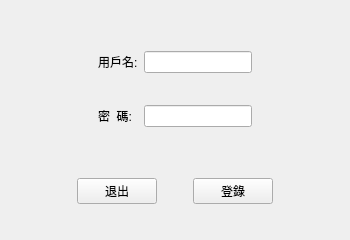
<?xml version="1.0" encoding="UTF-8"?>
<ui version="4.0">
 <class>MainWindow</class>
 <widget class="QMainWindow" name="MainWindow">
  <property name="geometry">
   <rect>
    <x>0</x>
    <y>0</y>
    <width>350</width>
    <height>240</height>
   </rect>
  </property>
  <property name="minimumSize">
   <size>
    <width>350</width>
    <height>240</height>
   </size>
  </property>
  <property name="maximumSize">
   <size>
    <width>350</width>
    <height>240</height>
   </size>
  </property>
  <property name="windowTitle">
   <string>登陸窗口</string>
  </property>
  <widget class="QWidget" name="centralwidget">
   <layout class="QVBoxLayout" name="verticalLayout">
    <item>
     <widget class="QWidget" name="widget_2" native="true">
      <layout class="QHBoxLayout" name="horizontalLayout_2">
       <property name="leftMargin">
        <number>0</number>
       </property>
       <property name="topMargin">
        <number>0</number>
       </property>
       <property name="rightMargin">
        <number>0</number>
       </property>
       <property name="bottomMargin">
        <number>0</number>
       </property>
       <item>
        <spacer name="horizontalSpacer_4">
         <property name="orientation">
          <enum>Qt::Horizontal</enum>
         </property>
         <property name="sizeHint" stdset="0">
          <size>
           <width>40</width>
           <height>20</height>
          </size>
         </property>
        </spacer>
       </item>
       <item>
        <widget class="QWidget" name="widget_4" native="true">
         <layout class="QFormLayout" name="formLayout">
          <item row="1" column="0">
           <widget class="QLabel" name="label">
            <property name="text">
             <string>用戶名:</string>
            </property>
           </widget>
          </item>
          <item row="1" column="1">
           <widget class="QLineEdit" name="lineEdit"/>
          </item>
          <item row="3" column="0">
           <widget class="QLabel" name="label_2">
            <property name="text">
             <string>密  碼:</string>
            </property>
           </widget>
          </item>
          <item row="3" column="1">
           <widget class="QLineEdit" name="lineEdit_2">
            <property name="echoMode">
             <enum>QLineEdit::Password</enum>
            </property>
           </widget>
          </item>
          <item row="2" column="1">
           <spacer name="verticalSpacer">
            <property name="orientation">
             <enum>Qt::Vertical</enum>
            </property>
            <property name="sizeType">
             <enum>QSizePolicy::Fixed</enum>
            </property>
            <property name="sizeHint" stdset="0">
             <size>
              <width>20</width>
              <height>20</height>
             </size>
            </property>
           </spacer>
          </item>
          <item row="4" column="1">
           <spacer name="verticalSpacer_3">
            <property name="orientation">
             <enum>Qt::Vertical</enum>
            </property>
            <property name="sizeType">
             <enum>QSizePolicy::Fixed</enum>
            </property>
            <property name="sizeHint" stdset="0">
             <size>
              <width>20</width>
              <height>30</height>
             </size>
            </property>
           </spacer>
          </item>
          <item row="0" column="1">
           <spacer name="verticalSpacer_2">
            <property name="orientation">
             <enum>Qt::Vertical</enum>
            </property>
            <property name="sizeHint" stdset="0">
             <size>
              <width>20</width>
              <height>40</height>
             </size>
            </property>
           </spacer>
          </item>
         </layout>
        </widget>
       </item>
       <item>
        <spacer name="horizontalSpacer_5">
         <property name="orientation">
          <enum>Qt::Horizontal</enum>
         </property>
         <property name="sizeHint" stdset="0">
          <size>
           <width>40</width>
           <height>20</height>
          </size>
         </property>
        </spacer>
       </item>
      </layout>
     </widget>
    </item>
    <item>
     <widget class="QWidget" name="widget_3" native="true">
      <layout class="QHBoxLayout" name="horizontalLayout_3">
       <property name="leftMargin">
        <number>0</number>
       </property>
       <property name="topMargin">
        <number>0</number>
       </property>
       <property name="rightMargin">
        <number>0</number>
       </property>
       <property name="bottomMargin">
        <number>0</number>
       </property>
       <item>
        <spacer name="horizontalSpacer">
         <property name="orientation">
          <enum>Qt::Horizontal</enum>
         </property>
         <property name="sizeHint" stdset="0">
          <size>
           <width>40</width>
           <height>20</height>
          </size>
         </property>
        </spacer>
       </item>
       <item>
        <widget class="QPushButton" name="pushButton_2">
         <property name="text">
          <string>退出</string>
         </property>
        </widget>
       </item>
       <item>
        <spacer name="horizontalSpacer_3">
         <property name="orientation">
          <enum>Qt::Horizontal</enum>
         </property>
         <property name="sizeType">
          <enum>QSizePolicy::Fixed</enum>
         </property>
         <property name="sizeHint" stdset="0">
          <size>
           <width>30</width>
           <height>20</height>
          </size>
         </property>
        </spacer>
       </item>
       <item>
        <widget class="QPushButton" name="pushButton">
         <property name="text">
          <string>登錄</string>
         </property>
        </widget>
       </item>
       <item>
        <spacer name="horizontalSpacer_2">
         <property name="orientation">
          <enum>Qt::Horizontal</enum>
         </property>
         <property name="sizeHint" stdset="0">
          <size>
           <width>40</width>
           <height>20</height>
          </size>
         </property>
        </spacer>
       </item>
      </layout>
     </widget>
    </item>
    <item>
     <spacer name="verticalSpacer_4">
      <property name="orientation">
       <enum>Qt::Vertical</enum>
      </property>
      <property name="sizeHint" stdset="0">
       <size>
        <width>30</width>
        <height>40</height>
       </size>
      </property>
     </spacer>
    </item>
   </layout>
  </widget>
 </widget>
 <resources/>
 <connections/>
</ui>
